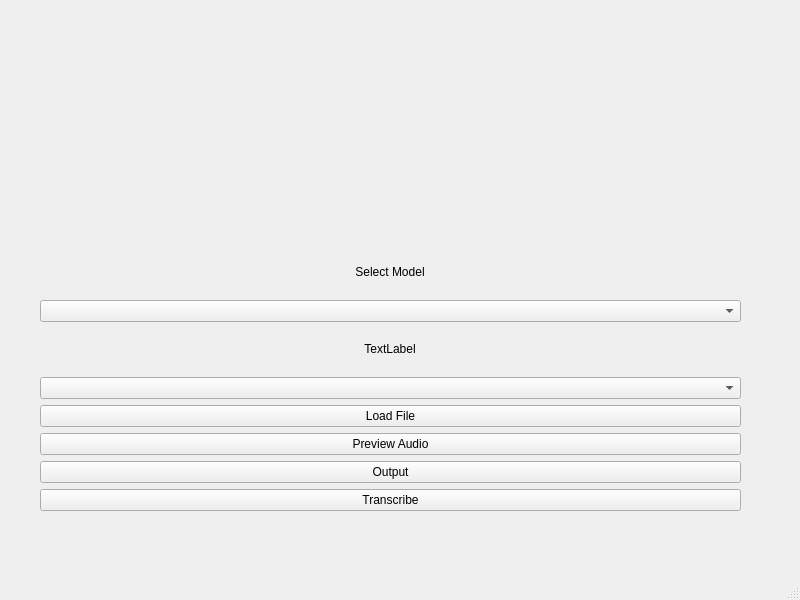
<?xml version="1.0" encoding="UTF-8"?>
<ui version="4.0">
 <class>MainWindow</class>
 <widget class="QMainWindow" name="MainWindow">
  <property name="geometry">
   <rect>
    <x>0</x>
    <y>0</y>
    <width>800</width>
    <height>600</height>
   </rect>
  </property>
  <property name="windowTitle">
   <string>MainWindow</string>
  </property>
  <widget class="QWidget" name="centralwidget">
   <widget class="QWidget" name="verticalLayoutWidget">
    <property name="geometry">
     <rect>
      <x>40</x>
      <y>250</y>
      <width>701</width>
      <height>261</height>
     </rect>
    </property>
    <layout class="QVBoxLayout" name="verticalLayout">
     <item alignment="Qt::AlignHCenter|Qt::AlignVCenter">
      <widget class="QLabel" name="label">
       <property name="text">
        <string>Select Model</string>
       </property>
       <property name="alignment">
        <set>Qt::AlignCenter</set>
       </property>
       <property name="wordWrap">
        <bool>false</bool>
       </property>
      </widget>
     </item>
     <item>
      <widget class="QComboBox" name="modelCombo"/>
     </item>
     <item alignment="Qt::AlignHCenter|Qt::AlignVCenter">
      <widget class="QLabel" name="label_2">
       <property name="layoutDirection">
        <enum>Qt::LeftToRight</enum>
       </property>
       <property name="text">
        <string>TextLabel</string>
       </property>
       <property name="alignment">
        <set>Qt::AlignCenter</set>
       </property>
      </widget>
     </item>
     <item>
      <widget class="QComboBox" name="langCombo"/>
     </item>
     <item>
      <widget class="QPushButton" name="loadButton">
       <property name="text">
        <string>Load File</string>
       </property>
      </widget>
     </item>
     <item>
      <widget class="QPushButton" name="previewButton">
       <property name="text">
        <string>Preview Audio</string>
       </property>
      </widget>
     </item>
     <item>
      <widget class="QPushButton" name="outputButton">
       <property name="text">
        <string>Output</string>
       </property>
      </widget>
     </item>
     <item>
      <widget class="QPushButton" name="transcribeButton">
       <property name="text">
        <string>Transcribe</string>
       </property>
      </widget>
     </item>
    </layout>
   </widget>
  </widget>
  <widget class="QMenuBar" name="menubar">
   <property name="geometry">
    <rect>
     <x>0</x>
     <y>0</y>
     <width>800</width>
     <height>22</height>
    </rect>
   </property>
  </widget>
  <widget class="QStatusBar" name="statusbar"/>
 </widget>
 <resources/>
 <connections/>
</ui>
